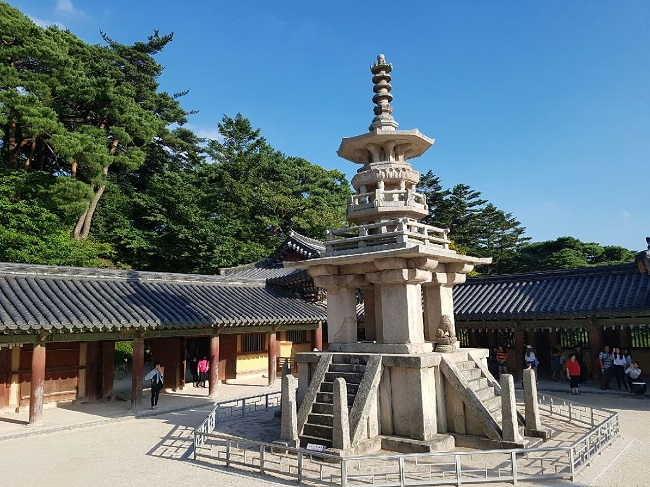
#> input picture L05/dabotap.jpg, 650 x 487 px
$ python hw2_canny.py
#> lines starting #> are read from the running program, lines starting #| are printed output that depends on the picture; after the words box and inside, x2 and y2 are one past the last pixel; in counts of white or black regions, pixels touching at a corner belong together
import cv2 as cv
import numpy as np
import matplotlib.pyplot as plt

# 이미지 로드 및 그레이스케일 변환
img = cv.imread('dabotap.jpg')
#> img is the input picture: shape (487, 650, 3); mean B, G, R 123.4, 116.1, 96.8
img_copy = img.copy()
gray = cv.cvtColor(img_copy, cv.COLOR_BGR2GRAY)
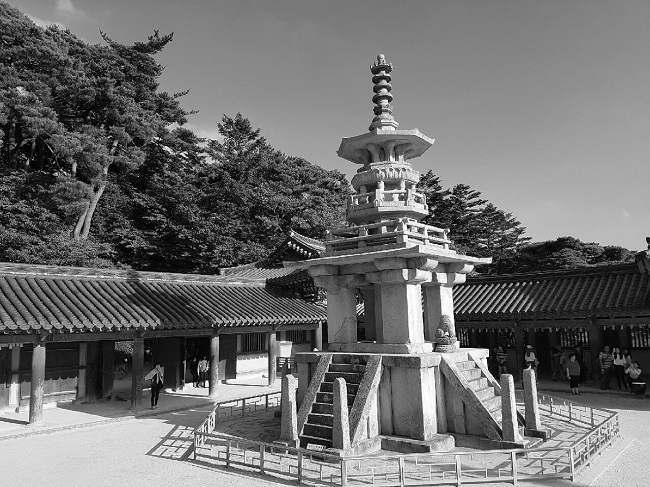
#> gray: shape (487, 650); min 0, max 255, mean 111.2

# 캐니 에지 검출
edges = cv.Canny(gray, 100, 200)
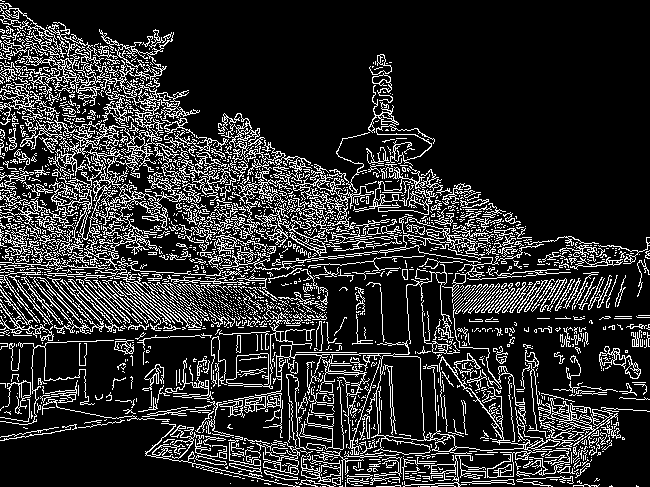
#> edges: shape (487, 650); 17.4% white in thin lines or dots

# 허프 변환을 이용한 직선 검출
lines = cv.HoughLinesP(edges, rho=0.5, theta=np.pi/360, threshold=30, minLineLength=30, maxLineGap=5)
#> lines = 620 rows, first 6: [235, 304, 287, 304], [0, 239, 113, 239], [125, 232, 156, 232], [62, 233, 148, 233], [4, 241, 36, 241], [46, 296, 118, 296]


# 검출된 직선을 원본 이미지에 표시
if lines is not None:
    for line in lines:
        x1, y1, x2, y2 = line[0]
        cv.line(img_copy, (x1, y1), (x2, y2), (0, 0, 255), 2)
#> this loop made 620 passes
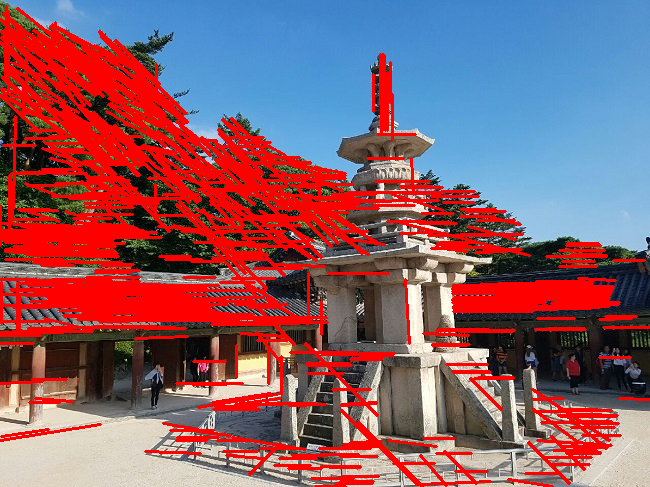
#> img_copy: shape (487, 650, 3); mean B, G, R 104.7, 93.6, 138.3

# 결과 시각화
plt.figure(figsize=(10, 5))
plt.subplot(1, 2, 1)
plt.imshow(cv.cvtColor(img, cv.COLOR_BGR2RGB))
plt.title('Original Image')
plt.axis('off')

plt.subplot(1, 2, 2)
plt.imshow(cv.cvtColor(img_copy, cv.COLOR_BGR2RGB))
plt.title('Canny & Hough')
plt.axis('off')

plt.show()
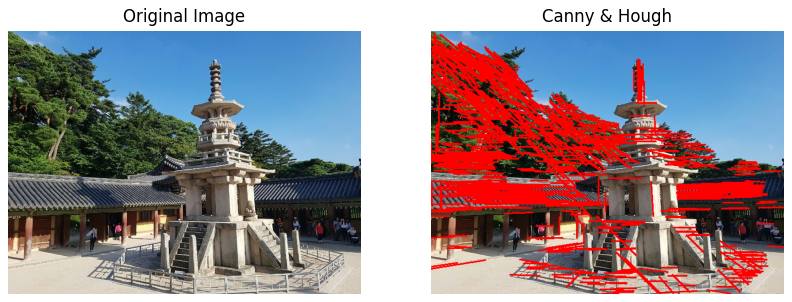
#> figure drawn by matplotlib, 2 panels

$ run again, with L05/coffee_cup.JPG copied over L05/dabotap.jpg
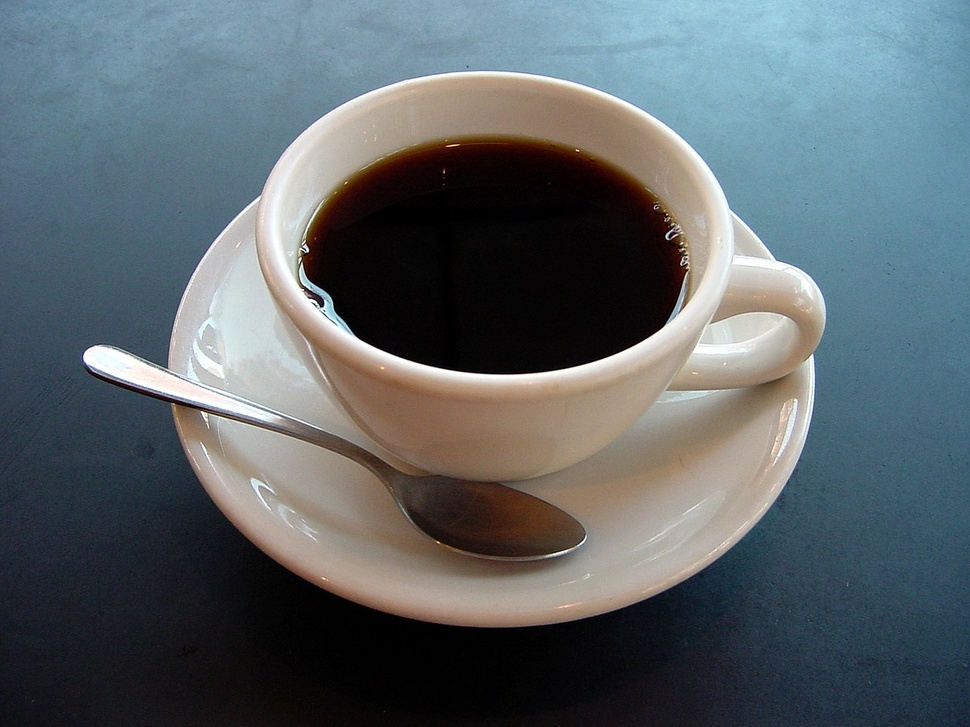
#> input picture L05/coffee_cup.JPG, 970 x 727 px, shrunk from 1280 x 960 before the run
#> img is the input picture: shape (727, 970, 3); mean B, G, R 105.3, 100.9, 92.1
#> `edges = cv.Canny(gray, 100, 200)`:
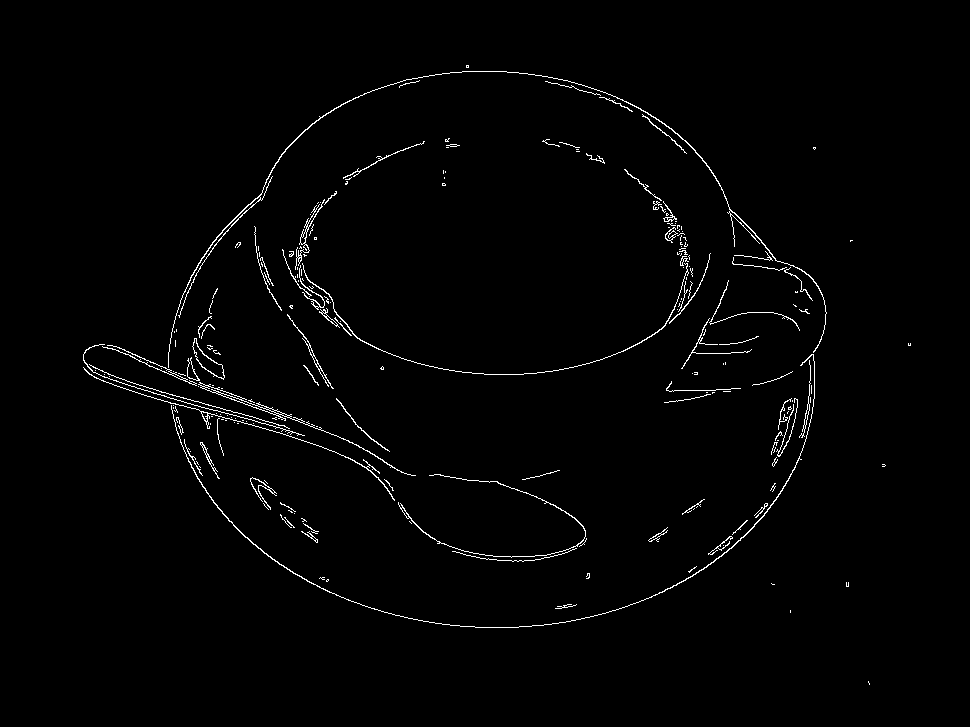
#> edges: shape (727, 970); 1.4% white in thin lines or dots, all inside (x1, y1, x2, y2) = (83, 65, 911, 685)
#> lines = 56 rows, first 6: [146, 387, 285, 426], [129, 390, 288, 435], [151, 392, 304, 435], [215, 390, 356, 444], [666, 390, 715, 390], [484, 374, 523, 374]
#> the loop `for line in lines:` made 56 passes
#> `plt.show()`:
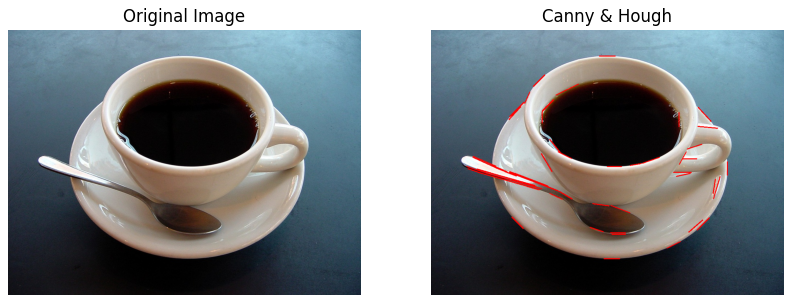
#> figure drawn by matplotlib, 2 panels
